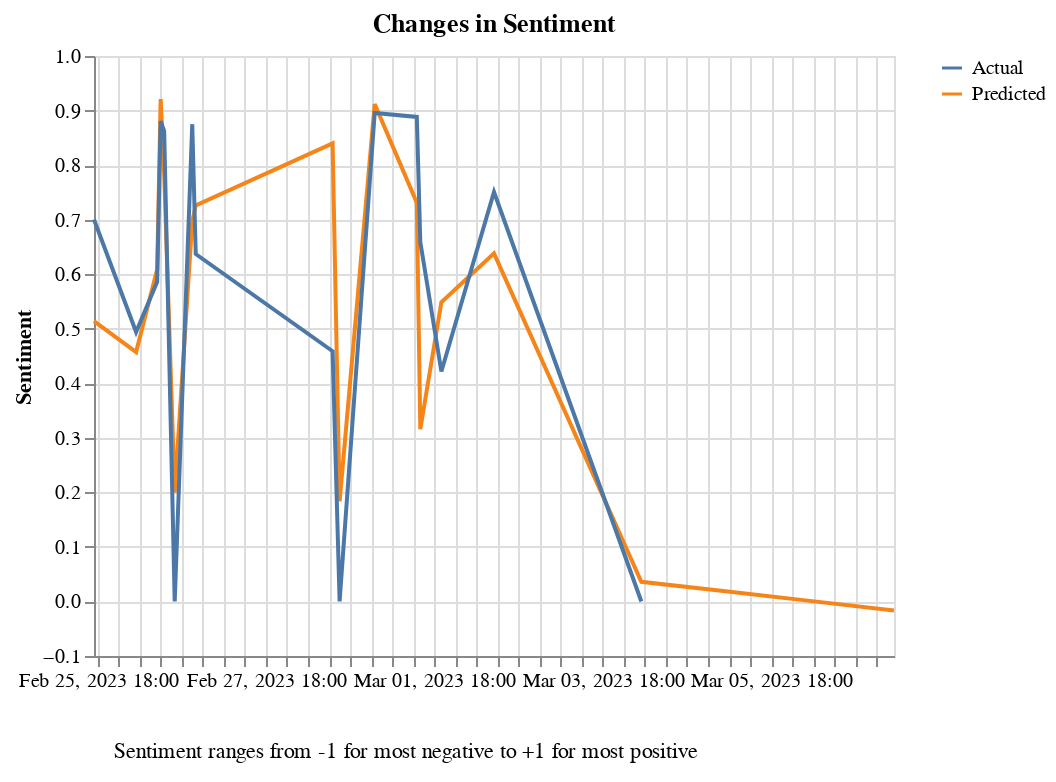

The code cell stored with this chart in its notebook:
### Code cell
def plot_sentiment_ts(df: pd.DataFrame, lead:int):
    df_copy = df.copy(deep=True)
    df_copy["x"] = df_copy.sentiment

    return plot_ts(df_copy, "Changes in Sentiment", "x", "Sentiment", True, lead)

plot_sentiment_ts(df, 3)

### Figure 1 — Vega-Lite specification as saved in the notebook (floating-point values rounded to 4 significant figures)
{"config": {"view": {"continuousWidth": 400, "continuousHeight": 300}}, "vconcat": [{"data": {"name": "data-140b5bf711848f856c6c762ae8c6f5ea"}, "mark": "line", "encoding": {"color": {"field": "forecast", "legend": {"title": ""}, "type": "nominal"}, "x": {"axis": {"tickCount": 35}, "field": "date", "timeUnit": "yearmonthdatehours", "title": "", "type": "temporal"}, "y": {"field": "x", "title": "Sentiment", "type": "quantitative"}}, "title": "Changes in Sentiment"}, {"data": {"name": "data-5bd5064d2330174fa6c74aa66fa4f0a8"}, "mark": {"type": "text", "align": "left"}, "encoding": {"text": {"field": "text", "type": "nominal"}}}], "$schema": "https://vega.github.io/schema/vega-lite/v4.17.0.json", "datasets": {"data-140b5bf711848f856c6c762ae8c6f5ea": [{"date": "2023-02-25T17:48:57+00:00", "x": 0.5141, "forecast": "Predicted"}, {"date": "2023-02-26T05:08:34+00:00", "x": 0.4572, "forecast": "Predicted"}, {"date": "2023-02-26T11:22:47+00:00", "x": 0.6085, "forecast": "Predicted"}, {"date": "2023-02-26T12:08:31+00:00", "x": 0.921, "forecast": "Predicted"}, {"date": "2023-02-26T13:30:16+00:00", "x": 0.7837, "forecast": "Predicted"}, {"date": "2023-02-26T16:34:32+00:00", "x": 0.1995, "forecast": "Predicted"}, {"date": "2023-02-26T21:50:23+00:00", "x": 0.6972, "forecast": "Predicted"}, {"date": "2023-02-26T22:00:41+00:00", "x": 0.726, "forecast": "Predicted"}, {"date": "2023-02-28T13:12:58+00:00", "x": 0.8398, "forecast": "Predicted"}, {"date": "2023-02-28T15:01:39+00:00", "x": 0.1836, "forecast": "Predicted"}, {"date": "2023-03-01T01:04:53+00:00", "x": 0.9118, "forecast": "Predicted"}, {"date": "2023-03-01T13:30:20+00:00", "x": 0.7309, "forecast": "Predicted"}, {"date": "2023-03-01T14:33:12+00:00", "x": 0.3157, "forecast": "Predicted"}, {"date": "2023-03-01T20:35:35+00:00", "x": 0.5485, "forecast": "Predicted"}, {"date": "2023-03-02T11:33:47+00:00", "x": 0.6382, "forecast": "Predicted"}, {"date": "2023-03-04T05:57:54+00:00", "x": 0.036, "forecast": "Predicted"}, {"date": "2023-03-05T05:57:54+00:00", "x": 0.01853, "forecast": "Predicted"}, {"date": "2023-03-06T05:57:54+00:00", "x": 0.001055, "forecast": "Predicted"}, {"date": "2023-03-07T05:57:54+00:00", "x": -0.01642, "forecast": "Predicted"}, {"date": "2023-03-04T05:57:54+00:00", "x": 0.0, "forecast": "Actual"}, {"date": "2023-03-02T11:33:47+00:00", "x": 0.7506, "forecast": "Actual"}, {"date": "2023-03-01T20:35:35+00:00", "x": 0.4215, "forecast": "Actual"}, {"date": "2023-03-01T14:33:12+00:00", "x": 0.659, "forecast": "Actual"}, {"date": "2023-03-01T13:30:20+00:00", "x": 0.8883, "forecast": "Actual"}, {"date": "2023-03-01T01:04:53+00:00", "x": 0.8957, "forecast": "Actual"}, {"date": "2023-02-28T15:01:39+00:00", "x": 0.0, "forecast": "Actual"}, {"date": "2023-02-28T13:12:58+00:00", "x": 0.4588, "forecast": "Actual"}, {"date": "2023-02-26T22:00:41+00:00", "x": 0.6369, "forecast": "Actual"}, {"date": "2023-02-26T21:50:23+00:00", "x": 0.875, "forecast": "Actual"}, {"date": "2023-02-26T16:34:32+00:00", "x": 0.0, "forecast": "Actual"}, {"date": "2023-02-26T13:30:16+00:00", "x": 0.8625, "forecast": "Actual"}, {"date": "2023-02-26T12:08:31+00:00", "x": 0.8807, "forecast": "Actual"}, {"date": "2023-02-26T11:22:47+00:00", "x": 0.5859, "forecast": "Actual"}, {"date": "2023-02-26T05:08:34+00:00", "x": 0.4939, "forecast": "Actual"}, {"date": "2023-02-25T17:48:57+00:00", "x": 0.7003, "forecast": "Actual"}], "data-5bd5064d2330174fa6c74aa66fa4f0a8": [{"text": "Sentiment ranges from -1 for most negative to +1 for most positive"}]}}
